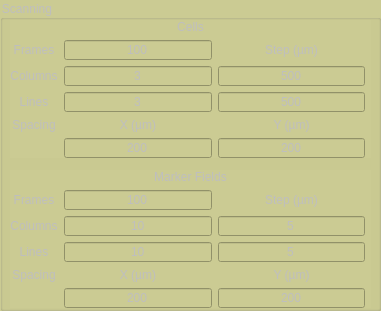
         <widget class="QGroupBox" name="space_map_group_2">
          <property name="enabled">
           <bool>false</bool>
          </property>
          <property name="geometry">
           <rect>
            <x>20</x>
            <y>10</y>
            <width>381</width>
            <height>311</height>
           </rect>
          </property>
          <property name="styleSheet">
           <string notr="true">background-color: rgb(203,203,147);</string>
          </property>
          <property name="title">
           <string>Scanning</string>
          </property>
          <widget class="QWidget" name="layoutWidget_16">
           <property name="geometry">
            <rect>
             <x>10</x>
             <y>20</y>
             <width>361</width>
             <height>138</height>
            </rect>
           </property>
           <layout class="QGridLayout" name="gridLayout_30">
            <item row="5" column="2">
             <widget class="QLineEdit" name="cell_spacing_y">
              <property name="text">
               <string>200</string>
              </property>
              <property name="alignment">
               <set>Qt::AlignCenter</set>
              </property>
             </widget>
            </item>
            <item row="1" column="1">
             <widget class="QLineEdit" name="n_cells">
              <property name="enabled">
               <bool>false</bool>
              </property>
              <property name="text">
               <string>100</string>
              </property>
              <property name="alignment">
               <set>Qt::AlignCenter</set>
              </property>
             </widget>
            </item>
            <item row="2" column="1">
             <widget class="QLineEdit" name="n_cells_x">
              <property name="text">
               <string>3</string>
              </property>
              <property name="alignment">
               <set>Qt::AlignCenter</set>
              </property>
             </widget>
            </item>
            <item row="3" column="0">
             <widget class="QLabel" name="label_103">
              <property name="text">
               <string>Lines</string>
              </property>
              <property name="alignment">
               <set>Qt::AlignCenter</set>
              </property>
             </widget>
            </item>
            <item row="1" column="2">
             <widget class="QLabel" name="label_94">
              <property name="text">
               <string>Step (µm)</string>
              </property>
              <property name="alignment">
               <set>Qt::AlignCenter</set>
              </property>
             </widget>
            </item>
            <item row="0" column="0" colspan="4">
             <widget class="QLabel" name="label_109">
              <property name="text">
               <string>Cells</string>
              </property>
              <property name="alignment">
               <set>Qt::AlignCenter</set>
              </property>
             </widget>
            </item>
            <item row="2" column="0">
             <widget class="QLabel" name="label_102">
              <property name="text">
               <string>Columns</string>
              </property>
              <property name="alignment">
               <set>Qt::AlignCenter</set>
              </property>
             </widget>
            </item>
            <item row="2" column="2">
             <widget class="QLineEdit" name="cell_size_x">
              <property name="text">
               <string>500</string>
              </property>
              <property name="alignment">
               <set>Qt::AlignCenter</set>
              </property>
             </widget>
            </item>
            <item row="1" column="0">
             <widget class="QLabel" name="label_104">
              <property name="text">
               <string>Frames</string>
              </property>
              <property name="alignment">
               <set>Qt::AlignCenter</set>
              </property>
             </widget>
            </item>
            <item row="3" column="2">
             <widget class="QLineEdit" name="cell_size_y">
              <property name="text">
               <string>500</string>
              </property>
              <property name="alignment">
               <set>Qt::AlignCenter</set>
              </property>
             </widget>
            </item>
            <item row="3" column="1">
             <widget class="QLineEdit" name="n_cells_y">
              <property name="text">
               <string>3</string>
              </property>
              <property name="alignment">
               <set>Qt::AlignCenter</set>
              </property>
             </widget>
            </item>
            <item row="5" column="1">
             <widget class="QLineEdit" name="cell_spacing_x">
              <property name="text">
               <string>200</string>
              </property>
              <property name="alignment">
               <set>Qt::AlignCenter</set>
              </property>
             </widget>
            </item>
            <item row="4" column="0">
             <widget class="QLabel" name="label_114">
              <property name="text">
               <string>Spacing</string>
              </property>
              <property name="alignment">
               <set>Qt::AlignCenter</set>
              </property>
             </widget>
            </item>
            <item row="4" column="1">
             <widget class="QLabel" name="label_115">
              <property name="text">
               <string>X (µm)</string>
              </property>
              <property name="alignment">
               <set>Qt::AlignCenter</set>
              </property>
             </widget>
            </item>
            <item row="4" column="2">
             <widget class="QLabel" name="label_116">
              <property name="text">
               <string>Y (µm)</string>
              </property>
              <property name="alignment">
               <set>Qt::AlignCenter</set>
              </property>
             </widget>
            </item>
           </layout>
          </widget>
          <widget class="QWidget" name="layoutWidget_17">
           <property name="geometry">
            <rect>
             <x>10</x>
             <y>170</y>
             <width>361</width>
             <height>138</height>
            </rect>
           </property>
           <layout class="QGridLayout" name="gridLayout_31">
            <item row="4" column="1">
             <widget class="QLabel" name="label_118">
              <property name="text">
               <string>X (µm)</string>
              </property>
              <property name="alignment">
               <set>Qt::AlignCenter</set>
              </property>
             </widget>
            </item>
            <item row="4" column="2">
             <widget class="QLabel" name="label_119">
              <property name="text">
               <string>Y (µm)</string>
              </property>
              <property name="alignment">
               <set>Qt::AlignCenter</set>
              </property>
             </widget>
            </item>
            <item row="2" column="1">
             <widget class="QLineEdit" name="n_mf_x">
              <property name="text">
               <string>10</string>
              </property>
              <property name="alignment">
               <set>Qt::AlignCenter</set>
              </property>
             </widget>
            </item>
            <item row="0" column="0" colspan="4">
             <widget class="QLabel" name="label_110">
              <property name="text">
               <string>Marker Fields</string>
              </property>
              <property name="alignment">
               <set>Qt::AlignCenter</set>
              </property>
             </widget>
            </item>
            <item row="2" column="2">
             <widget class="QLineEdit" name="mf_size_x">
              <property name="text">
               <string>5</string>
              </property>
              <property name="alignment">
               <set>Qt::AlignCenter</set>
              </property>
             </widget>
            </item>
            <item row="3" column="2">
             <widget class="QLineEdit" name="mf_size_y">
              <property name="text">
               <string>5</string>
              </property>
              <property name="alignment">
               <set>Qt::AlignCenter</set>
              </property>
             </widget>
            </item>
            <item row="1" column="2">
             <widget class="QLabel" name="label_105">
              <property name="text">
               <string>Step (µm)</string>
              </property>
              <property name="alignment">
               <set>Qt::AlignCenter</set>
              </property>
             </widget>
            </item>
            <item row="1" column="0">
             <widget class="QLabel" name="label_108">
              <property name="text">
               <string>Frames</string>
              </property>
              <property name="alignment">
               <set>Qt::AlignCenter</set>
              </property>
             </widget>
            </item>
            <item row="2" column="0">
             <widget class="QLabel" name="label_106">
              <property name="text">
               <string>Columns</string>
              </property>
              <property name="alignment">
               <set>Qt::AlignCenter</set>
              </property>
             </widget>
            </item>
            <item row="3" column="0">
             <widget class="QLabel" name="label_107">
              <property name="text">
               <string>Lines</string>
              </property>
              <property name="alignment">
               <set>Qt::AlignCenter</set>
              </property>
             </widget>
            </item>
            <item row="3" column="1">
             <widget class="QLineEdit" name="n_mf_y">
              <property name="text">
               <string>10</string>
              </property>
              <property name="alignment">
               <set>Qt::AlignCenter</set>
              </property>
             </widget>
            </item>
            <item row="4" column="0">
             <widget class="QLabel" name="label_117">
              <property name="text">
               <string>Spacing</string>
              </property>
              <property name="alignment">
               <set>Qt::AlignCenter</set>
              </property>
             </widget>
            </item>
            <item row="1" column="1">
             <widget class="QLineEdit" name="n_fields">
              <property name="enabled">
               <bool>false</bool>
              </property>
              <property name="text">
               <string>100</string>
              </property>
              <property name="alignment">
               <set>Qt::AlignCenter</set>
              </property>
             </widget>
            </item>
            <item row="5" column="2">
             <widget class="QLineEdit" name="marker_spacing_y">
              <property name="text">
               <string>200</string>
              </property>
              <property name="alignment">
               <set>Qt::AlignCenter</set>
              </property>
             </widget>
            </item>
            <item row="5" column="1">
             <widget class="QLineEdit" name="marker_spacing_x">
              <property name="text">
               <string>200</string>
              </property>
              <property name="alignment">
               <set>Qt::AlignCenter</set>
              </property>
             </widget>
            </item>
           </layout>
          </widget>
         </widget>
